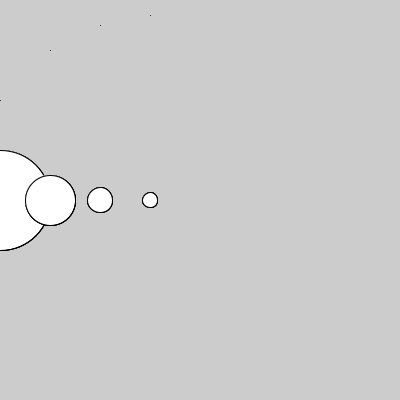
Frame 1 (no input)
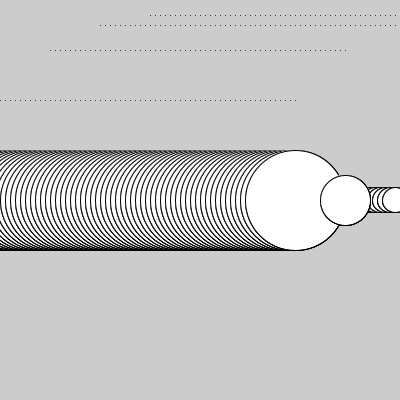
Frame 60 (the mouse pressed at the canvas centre just before this capture)
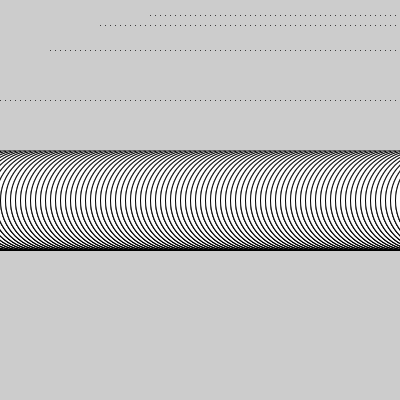
Frame 120 (the mouse held since frame 60 and released just before this capture)

The Processing sketch that drew these frames (run headless with seeded random() and noise(); from frame 60 on, the mouse is pressed at the canvas centre):

// Processing sketch: aula06_g2_exe3
// ── aula06_g2_exe3.pde
int x=0;
void setup(){ size(400,400); }
void draw(){
desenho1(x,100); //preciso de indicar um argumento
desenho1(x+50,50);
desenho1(x+100,25);
desenho1(x+150,15);
x=x+5;
}
void desenho1(int x, int tam){  //desenho1: recebe um argumento que é um nº.inteiro
ellipse(x,200,tam,tam); 
ellipse(x,200,tam,tam);
ellipse(x,200,tam,tam);
ellipse(x,200,tam,tam);
point(x,tam);
}


void desenho2(){ rect(150,150,200,200); }
